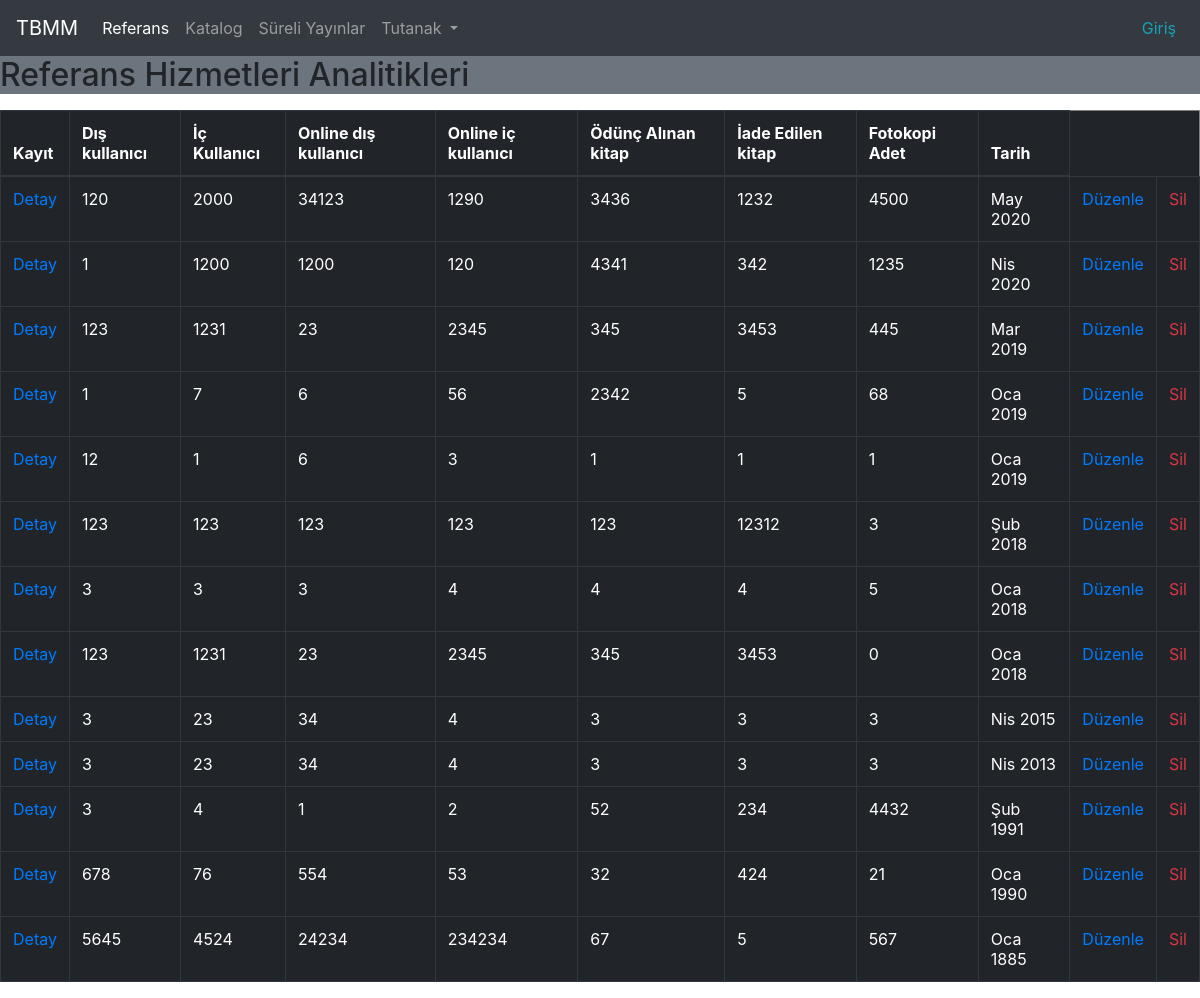
The app's page /referans/ with its own data.
### cockpit/models.py (models this page shows, shortened)
class ReferenceServiceAnalytic(models.Model):
    user_from_out = models.IntegerField(default=0, verbose_name="Dışarıdan gelen kullanıcı sayısı")
    user_from_inside = models.IntegerField(default=0)
    online_user_outside = models.IntegerField(default=0)
    online_user_inside = models.IntegerField(default=0)
    borrowed_books = models.IntegerField(default=0)
    retired_books = models.IntegerField(default=0)
    photocopy = models.IntegerField(default=0)
    record_date = models.DateTimeField()
    date = models.DateField()

### cockpit/views.py (the view)
# urls.py: path('referans/', views.index, name='reference_index'),
def index(request):
    latest_data_list = ReferenceServiceAnalytic.objects.order_by('-record_date')
    data = serialize('json', ReferenceServiceAnalytic.objects.all())
    context = { 'latest_data_list'  : latest_data_list,
                'modul_baslik'      :"Referans Hizmetleri Analitikleri",
                'data'              : data}
    return render(request, 'cockpit/index.html', context)

### cockpit/templates/cockpit/index.html (shortened to what this page needs)
{% include 'cockpit/header.html' %} {% load static %}
{% if latest_data_list %}
<table class="table table-dark" border="1">
  <thead class="">
    <div class="ml-2">
    <th scope="col">Kayıt</th>
    <th scope="col">Dış kullanıcı</th>
    <th scope="col">İç Kullanıcı</th>
    <th>Online dış kullanıcı</th>
    <th>Online iç kullanıcı</th>
    <th>Ödünç Alınan kitap</th>
    <th>İade Edilen kitap</th>
    <th>Fotokopi Adet</th>
    <th>Tarih</th>
  </div>
  </thead>
  <tbody>
    <ul>
      {% for data in latest_data_list %}
      <tr>
        <td><a href="/referans/{{ data.id }}">Detay</a></td>
        <td>{{data.user_from_out}}</td>
        <td>{{data.user_from_inside}}</td>
        <td>{{data.online_user_outside}}</td>
        <td>{{data.online_user_inside}}</td>
        <td>{{data.borrowed_books}}</td>
        <td>{{data.retired_books}}</td>
        <td>{{data.photocopy}}</td>
        <td>{{data.record_date|date:"M Y"}}</td>
        <td><a href="{% url 'edit_reference' data.pk %}">Düzenle</a></td>
        <td><a class="text-danger" href="{% url 'edit_reference' data.pk%}?sil=True">Sil</a></td>
      </tr>
      {% endfor %}
    </ul>
  </tbody>
</table>
{% else %}
<p>No data is available.</p>
{% endif %} {% include 'cockpit/footer.html' %}

### records on screen
ReferenceServiceAnalytic: user_from_out "120", user_from_inside "2000", online_user_outside "34123", online_user_inside "1290", borrowed_books "3436", retired_books "1232", photocopy "4500", record_date "May 2020"
ReferenceServiceAnalytic: user_from_out "1", user_from_inside "1200", online_user_outside "1200", online_user_inside "120", borrowed_books "4341", retired_books "342", photocopy "1235", record_date "Nis 2020"
ReferenceServiceAnalytic: user_from_out "123", user_from_inside "1231", online_user_outside "23", online_user_inside "2345", borrowed_books "345", retired_books "3453", photocopy "445", record_date "Mar 2019"
ReferenceServiceAnalytic: user_from_out "1", user_from_inside "7", online_user_outside "6", online_user_inside "56", borrowed_books "2342", retired_books "5", photocopy "68", record_date "Oca 2019"
ReferenceServiceAnalytic: user_from_out "12", user_from_inside "1", online_user_outside "6", online_user_inside "3", borrowed_books "1", retired_books "1", photocopy "1", record_date "Oca 2019"
ReferenceServiceAnalytic: user_from_out "123", user_from_inside "123", online_user_outside "123", online_user_inside "123", borrowed_books "123", retired_books "12312", photocopy "3", record_date "Şub 2018"
ReferenceServiceAnalytic: user_from_out "3", user_from_inside "3", online_user_outside "3", online_user_inside "4", borrowed_books "4", retired_books "4", photocopy "5", record_date "Oca 2018"
ReferenceServiceAnalytic: user_from_out "123", user_from_inside "1231", online_user_outside "23", online_user_inside "2345", borrowed_books "345", retired_books "3453", photocopy "0", record_date "Oca 2018"
ReferenceServiceAnalytic: user_from_out "3", user_from_inside "23", online_user_outside "34", online_user_inside "4", borrowed_books "3", retired_books "3", photocopy "3", record_date "Nis 2015"
ReferenceServiceAnalytic: user_from_out "3", user_from_inside "23", online_user_outside "34", online_user_inside "4", borrowed_books "3", retired_books "3", photocopy "3", record_date "Nis 2013"
ReferenceServiceAnalytic: user_from_out "3", user_from_inside "4", online_user_outside "1", online_user_inside "2", borrowed_books "52", retired_books "234", photocopy "4432", record_date "Şub 1991"
ReferenceServiceAnalytic: user_from_out "678", user_from_inside "76", online_user_outside "554", online_user_inside "53", borrowed_books "32", retired_books "424", photocopy "21", record_date "Oca 1990"
ReferenceServiceAnalytic: user_from_out "5645", user_from_inside "4524", online_user_outside "24234", online_user_inside "234234", borrowed_books "67", retired_books "5", photocopy "567", record_date "Oca 1885"

### other values on screen
{{ modul_baslik }} "Referans Hizmetleri Analitikleri"
